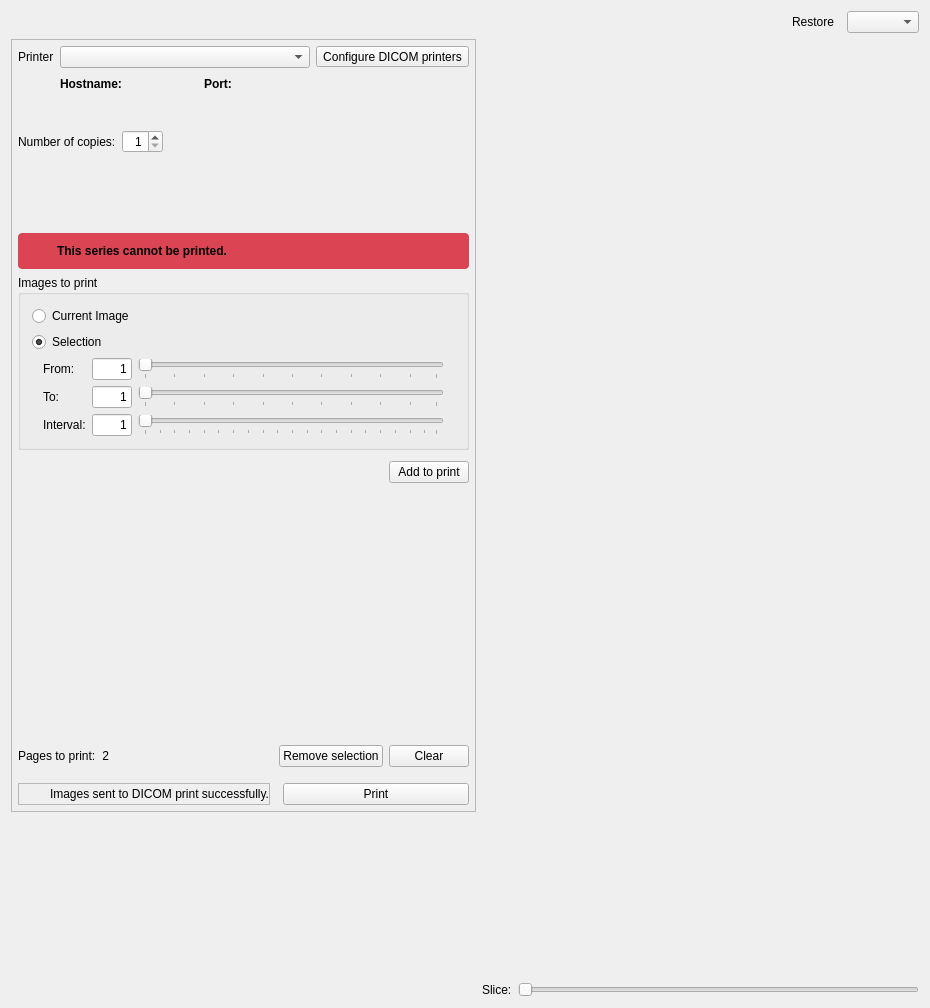
<?xml version="1.0" encoding="UTF-8"?>
<ui version="4.0">
 <class>QDicomPrintExtensionBase</class>
 <widget class="QWidget" name="QDicomPrintExtensionBase">
  <property name="geometry">
   <rect>
    <x>0</x>
    <y>0</y>
    <width>930</width>
    <height>1008</height>
   </rect>
  </property>
  <property name="sizePolicy">
   <sizepolicy hsizetype="Expanding" vsizetype="Expanding">
    <horstretch>0</horstretch>
    <verstretch>0</verstretch>
   </sizepolicy>
  </property>
  <property name="minimumSize">
   <size>
    <width>16</width>
    <height>16</height>
   </size>
  </property>
  <layout class="QGridLayout" name="gridLayout_2">
   <item row="0" column="0" colspan="2">
    <layout class="QHBoxLayout" name="horizontalLayout_3">
     <item>
      <spacer name="horizontalSpacer_4">
       <property name="orientation">
        <enum>Qt::Horizontal</enum>
       </property>
       <property name="sizeHint" stdset="0">
        <size>
         <width>40</width>
         <height>20</height>
        </size>
       </property>
      </spacer>
     </item>
     <item>
      <widget class="QToolButton" name="m_restoreToolButton">
       <property name="text">
        <string>Restore</string>
       </property>
       <property name="iconSize">
        <size>
         <width>32</width>
         <height>32</height>
        </size>
       </property>
       <property name="toolButtonStyle">
        <enum>Qt::ToolButtonIconOnly</enum>
       </property>
       <property name="autoRaise">
        <bool>true</bool>
       </property>
      </widget>
     </item>
     <item>
      <widget class="udg::QVoiLutComboBox" name="m_voiLutComboBox">
       <property name="sizePolicy">
        <sizepolicy hsizetype="Minimum" vsizetype="Fixed">
         <horstretch>0</horstretch>
         <verstretch>0</verstretch>
        </sizepolicy>
       </property>
       <property name="sizeAdjustPolicy">
        <enum>QComboBox::AdjustToContents</enum>
       </property>
      </widget>
     </item>
    </layout>
   </item>
   <item row="1" column="0">
    <layout class="QVBoxLayout" name="verticalLayout_2">
     <item>
      <widget class="QFrame" name="frame">
       <property name="maximumSize">
        <size>
         <width>500</width>
         <height>16777215</height>
        </size>
       </property>
       <property name="frameShape">
        <enum>QFrame::StyledPanel</enum>
       </property>
       <property name="frameShadow">
        <enum>QFrame::Raised</enum>
       </property>
       <property name="lineWidth">
        <number>0</number>
       </property>
       <layout class="QVBoxLayout" name="verticalLayout">
        <property name="leftMargin">
         <number>6</number>
        </property>
        <property name="topMargin">
         <number>6</number>
        </property>
        <property name="rightMargin">
         <number>6</number>
        </property>
        <property name="bottomMargin">
         <number>6</number>
        </property>
        <item>
         <layout class="QGridLayout" name="gridLayout_3">
          <item row="1" column="0">
           <widget class="QLabel" name="label_16">
            <property name="sizePolicy">
             <sizepolicy hsizetype="Preferred" vsizetype="Preferred">
              <horstretch>0</horstretch>
              <verstretch>0</verstretch>
             </sizepolicy>
            </property>
            <property name="text">
             <string>Printer</string>
            </property>
           </widget>
          </item>
          <item row="1" column="2" colspan="2">
           <widget class="QComboBox" name="m_selectedPrinterComboBox">
            <property name="minimumSize">
             <size>
              <width>250</width>
              <height>0</height>
             </size>
            </property>
           </widget>
          </item>
          <item row="3" column="2">
           <layout class="QHBoxLayout" name="horizontalLayout_13">
            <item>
             <widget class="QLabel" name="label_17">
              <property name="font">
               <font>
                <weight>75</weight>
                <bold>true</bold>
               </font>
              </property>
              <property name="text">
               <string>Hostname:</string>
              </property>
             </widget>
            </item>
            <item>
             <widget class="QLabel" name="m_hostNameLabel">
              <property name="minimumSize">
               <size>
                <width>70</width>
                <height>0</height>
               </size>
              </property>
              <property name="text">
               <string/>
              </property>
             </widget>
            </item>
            <item>
             <widget class="QLabel" name="label_18">
              <property name="font">
               <font>
                <weight>75</weight>
                <bold>true</bold>
               </font>
              </property>
              <property name="text">
               <string>Port:</string>
              </property>
             </widget>
            </item>
            <item>
             <widget class="QLabel" name="m_portLabel">
              <property name="text">
               <string/>
              </property>
             </widget>
            </item>
           </layout>
          </item>
          <item row="3" column="3" colspan="2">
           <spacer name="horizontalSpacer_12">
            <property name="orientation">
             <enum>Qt::Horizontal</enum>
            </property>
            <property name="sizeHint" stdset="0">
             <size>
              <width>40</width>
              <height>20</height>
             </size>
            </property>
           </spacer>
          </item>
          <item row="3" column="0">
           <widget class="QLabel" name="invisibleLabel">
            <property name="text">
             <string/>
            </property>
           </widget>
          </item>
          <item row="1" column="4">
           <widget class="QToolButton" name="m_configurationPrinterToolButton">
            <property name="text">
             <string>Configure DICOM printers</string>
            </property>
            <property name="icon">
             <iconset resource="../../../main/main.qrc">
              <normaloff>:/images/icons/configure.svg</normaloff>:/images/icons/configure.svg</iconset>
            </property>
            <property name="popupMode">
             <enum>QToolButton::DelayedPopup</enum>
            </property>
            <property name="toolButtonStyle">
             <enum>Qt::ToolButtonIconOnly</enum>
            </property>
           </widget>
          </item>
         </layout>
        </item>
        <item>
         <spacer name="verticalSpacer">
          <property name="orientation">
           <enum>Qt::Vertical</enum>
          </property>
          <property name="sizeHint" stdset="0">
           <size>
            <width>20</width>
            <height>30</height>
           </size>
          </property>
         </spacer>
        </item>
        <item>
         <layout class="QHBoxLayout" name="horizontalLayout">
          <item>
           <widget class="QLabel" name="label">
            <property name="text">
             <string>Number of copies:</string>
            </property>
           </widget>
          </item>
          <item>
           <widget class="QSpinBox" name="m_numberOfCopiesSpinBox">
            <property name="alignment">
             <set>Qt::AlignRight|Qt::AlignTrailing|Qt::AlignVCenter</set>
            </property>
            <property name="minimum">
             <number>1</number>
            </property>
           </widget>
          </item>
          <item>
           <spacer name="horizontalSpacer">
            <property name="orientation">
             <enum>Qt::Horizontal</enum>
            </property>
            <property name="sizeHint" stdset="0">
             <size>
              <width>40</width>
              <height>20</height>
             </size>
            </property>
           </spacer>
          </item>
         </layout>
        </item>
        <item>
         <spacer name="verticalSpacer_6">
          <property name="orientation">
           <enum>Qt::Vertical</enum>
          </property>
          <property name="sizeType">
           <enum>QSizePolicy::Fixed</enum>
          </property>
          <property name="sizeHint" stdset="0">
           <size>
            <width>385</width>
            <height>13</height>
           </size>
          </property>
         </spacer>
        </item>
        <item>
         <widget class="udg::QDicomPrinterBasicSettingsWidget" name="m_qdicomPrinterBasicSettingsWidget" native="true">
          <property name="enabled">
           <bool>false</bool>
          </property>
          <property name="sizePolicy">
           <sizepolicy hsizetype="Expanding" vsizetype="Expanding">
            <horstretch>0</horstretch>
            <verstretch>0</verstretch>
           </sizepolicy>
          </property>
          <property name="minimumSize">
           <size>
            <width>20</width>
            <height>50</height>
           </size>
          </property>
          <property name="maximumSize">
           <size>
            <width>100000</width>
            <height>100000</height>
           </size>
          </property>
         </widget>
        </item>
        <item>
         <spacer name="verticalSpacer_2">
          <property name="orientation">
           <enum>Qt::Vertical</enum>
          </property>
          <property name="sizeHint" stdset="0">
           <size>
            <width>20</width>
            <height>5</height>
           </size>
          </property>
         </spacer>
        </item>
        <item>
         <widget class="QFrame" name="m_noSupportedSeriesFrame">
          <property name="styleSheet">
           <string notr="true">#m_noSupportedSeriesFrame {
background-color: #da4453;
border-radius: 4px;
}</string>
          </property>
          <property name="frameShape">
           <enum>QFrame::StyledPanel</enum>
          </property>
          <property name="frameShadow">
           <enum>QFrame::Raised</enum>
          </property>
          <layout class="QHBoxLayout" name="horizontalLayout_2">
           <item>
            <widget class="QLabel" name="m_warningIcon">
             <property name="sizePolicy">
              <sizepolicy hsizetype="Fixed" vsizetype="Preferred">
               <horstretch>0</horstretch>
               <verstretch>0</verstretch>
              </sizepolicy>
             </property>
             <property name="minimumSize">
              <size>
               <width>22</width>
               <height>0</height>
              </size>
             </property>
             <property name="styleSheet">
              <string notr="true">image: url(:/images/icons/emblem-warning.svg);
margin-right: 5px;</string>
             </property>
            </widget>
           </item>
           <item>
            <widget class="QLabel" name="m_noSupportedSeriesMissage">
             <property name="font">
              <font>
               <weight>75</weight>
               <bold>true</bold>
              </font>
             </property>
             <property name="text">
              <string>This series cannot be printed.</string>
             </property>
             <property name="wordWrap">
              <bool>true</bool>
             </property>
            </widget>
           </item>
          </layout>
         </widget>
        </item>
        <item>
         <widget class="QGroupBox" name="groupBox_2">
          <property name="title">
           <string>Images to print</string>
          </property>
          <layout class="QVBoxLayout" name="verticalLayout_3">
           <item>
            <widget class="QRadioButton" name="m_currentImageRadioButton">
             <property name="text">
              <string>Current Image</string>
             </property>
            </widget>
           </item>
           <item>
            <widget class="QRadioButton" name="m_selectionImageRadioButton">
             <property name="text">
              <string>Selection</string>
             </property>
             <property name="checked">
              <bool>true</bool>
             </property>
            </widget>
           </item>
           <item>
            <widget class="QFrame" name="m_selectionImagesFrame">
             <property name="frameShape">
              <enum>QFrame::NoFrame</enum>
             </property>
             <property name="frameShadow">
              <enum>QFrame::Plain</enum>
             </property>
             <property name="lineWidth">
              <number>0</number>
             </property>
             <property name="midLineWidth">
              <number>0</number>
             </property>
             <layout class="QGridLayout" name="gridLayout">
              <property name="topMargin">
               <number>0</number>
              </property>
              <property name="bottomMargin">
               <number>0</number>
              </property>
              <item row="1" column="0">
               <widget class="QLabel" name="label_33">
                <property name="text">
                 <string>From:</string>
                </property>
               </widget>
              </item>
              <item row="1" column="1">
               <widget class="QLineEdit" name="m_fromImageLineEdit">
                <property name="maximumSize">
                 <size>
                  <width>40</width>
                  <height>16777215</height>
                 </size>
                </property>
                <property name="text">
                 <string>1</string>
                </property>
                <property name="maxLength">
                 <number>5</number>
                </property>
                <property name="alignment">
                 <set>Qt::AlignRight|Qt::AlignTrailing|Qt::AlignVCenter</set>
                </property>
               </widget>
              </item>
              <item row="1" column="2">
               <widget class="QSlider" name="m_fromImageSlider">
                <property name="minimum">
                 <number>1</number>
                </property>
                <property name="maximum">
                 <number>100</number>
                </property>
                <property name="orientation">
                 <enum>Qt::Horizontal</enum>
                </property>
                <property name="invertedAppearance">
                 <bool>false</bool>
                </property>
                <property name="invertedControls">
                 <bool>false</bool>
                </property>
                <property name="tickPosition">
                 <enum>QSlider::TicksBelow</enum>
                </property>
                <property name="tickInterval">
                 <number>10</number>
                </property>
               </widget>
              </item>
              <item row="2" column="0">
               <widget class="QLabel" name="label_31">
                <property name="text">
                 <string>To:</string>
                </property>
               </widget>
              </item>
              <item row="2" column="1">
               <widget class="QLineEdit" name="m_toImageLineEdit">
                <property name="maximumSize">
                 <size>
                  <width>40</width>
                  <height>16777215</height>
                 </size>
                </property>
                <property name="text">
                 <string>1</string>
                </property>
                <property name="maxLength">
                 <number>5</number>
                </property>
                <property name="alignment">
                 <set>Qt::AlignRight|Qt::AlignTrailing|Qt::AlignVCenter</set>
                </property>
               </widget>
              </item>
              <item row="2" column="2">
               <widget class="QSlider" name="m_toImageSlider">
                <property name="minimum">
                 <number>1</number>
                </property>
                <property name="maximum">
                 <number>100</number>
                </property>
                <property name="orientation">
                 <enum>Qt::Horizontal</enum>
                </property>
                <property name="invertedAppearance">
                 <bool>false</bool>
                </property>
                <property name="invertedControls">
                 <bool>false</bool>
                </property>
                <property name="tickPosition">
                 <enum>QSlider::TicksBelow</enum>
                </property>
                <property name="tickInterval">
                 <number>10</number>
                </property>
               </widget>
              </item>
              <item row="4" column="2">
               <widget class="QSlider" name="m_intervalImagesSlider">
                <property name="minimum">
                 <number>1</number>
                </property>
                <property name="maximum">
                 <number>100</number>
                </property>
                <property name="pageStep">
                 <number>5</number>
                </property>
                <property name="value">
                 <number>1</number>
                </property>
                <property name="orientation">
                 <enum>Qt::Horizontal</enum>
                </property>
                <property name="invertedAppearance">
                 <bool>false</bool>
                </property>
                <property name="invertedControls">
                 <bool>false</bool>
                </property>
                <property name="tickPosition">
                 <enum>QSlider::TicksBelow</enum>
                </property>
                <property name="tickInterval">
                 <number>5</number>
                </property>
               </widget>
              </item>
              <item row="4" column="1">
               <widget class="QLineEdit" name="m_intervalImagesLineEdit">
                <property name="sizePolicy">
                 <sizepolicy hsizetype="Expanding" vsizetype="Fixed">
                  <horstretch>0</horstretch>
                  <verstretch>0</verstretch>
                 </sizepolicy>
                </property>
                <property name="maximumSize">
                 <size>
                  <width>40</width>
                  <height>16777215</height>
                 </size>
                </property>
                <property name="text">
                 <string>1</string>
                </property>
                <property name="maxLength">
                 <number>3</number>
                </property>
                <property name="alignment">
                 <set>Qt::AlignRight|Qt::AlignTrailing|Qt::AlignVCenter</set>
                </property>
               </widget>
              </item>
              <item row="4" column="0">
               <widget class="QLabel" name="label_34">
                <property name="text">
                 <string>Interval:</string>
                </property>
               </widget>
              </item>
             </layout>
            </widget>
           </item>
          </layout>
         </widget>
        </item>
        <item>
         <spacer name="verticalSpacer_5">
          <property name="orientation">
           <enum>Qt::Vertical</enum>
          </property>
          <property name="sizeType">
           <enum>QSizePolicy::Fixed</enum>
          </property>
          <property name="sizeHint" stdset="0">
           <size>
            <width>20</width>
            <height>5</height>
           </size>
          </property>
         </spacer>
        </item>
        <item>
         <layout class="QHBoxLayout" name="horizontalLayout_6">
          <item>
           <spacer name="horizontalSpacer_5">
            <property name="orientation">
             <enum>Qt::Horizontal</enum>
            </property>
            <property name="sizeHint" stdset="0">
             <size>
              <width>40</width>
              <height>20</height>
             </size>
            </property>
           </spacer>
          </item>
          <item>
           <widget class="QPushButton" name="m_addToPrintButton">
            <property name="text">
             <string>Add to print</string>
            </property>
            <property name="icon">
             <iconset resource="../../../main/main.qrc">
              <normaloff>:/images/icons/list-add.svg</normaloff>:/images/icons/list-add.svg</iconset>
            </property>
           </widget>
          </item>
         </layout>
        </item>
        <item>
         <widget class="udg::QThumbnailsPreviewWidget" name="m_thumbnailsPreviewWidget" native="true">
          <property name="sizePolicy">
           <sizepolicy hsizetype="Expanding" vsizetype="Expanding">
            <horstretch>0</horstretch>
            <verstretch>0</verstretch>
           </sizepolicy>
          </property>
          <property name="minimumSize">
           <size>
            <width>0</width>
            <height>250</height>
           </size>
          </property>
         </widget>
        </item>
        <item>
         <layout class="QHBoxLayout" name="horizontalLayout_7">
          <item>
           <widget class="QLabel" name="label_32">
            <property name="text">
             <string>Pages to print:</string>
            </property>
           </widget>
          </item>
          <item>
           <widget class="QLabel" name="m_pagesToPrintLabel">
            <property name="text">
             <string>2</string>
            </property>
            <property name="alignment">
             <set>Qt::AlignRight|Qt::AlignTrailing|Qt::AlignVCenter</set>
            </property>
           </widget>
          </item>
          <item>
           <spacer name="horizontalSpacer_6">
            <property name="orientation">
             <enum>Qt::Horizontal</enum>
            </property>
            <property name="sizeHint" stdset="0">
             <size>
              <width>40</width>
              <height>20</height>
             </size>
            </property>
           </spacer>
          </item>
          <item>
           <widget class="QPushButton" name="m_removeSelectedDICOMImagesSelectionToPrintButton">
            <property name="text">
             <string>Remove selection</string>
            </property>
            <property name="icon">
             <iconset resource="../../../main/main.qrc">
              <normaloff>:/images/icons/edit-delete.svg</normaloff>:/images/icons/edit-delete.svg</iconset>
            </property>
           </widget>
          </item>
          <item>
           <widget class="QPushButton" name="m_clearDICOMImagesSelectionToPrintButton">
            <property name="text">
             <string>Clear</string>
            </property>
            <property name="icon">
             <iconset resource="../../../main/main.qrc">
              <normaloff>:/images/icons/edit-clear.svg</normaloff>:/images/icons/edit-clear.svg</iconset>
            </property>
           </widget>
          </item>
         </layout>
        </item>
        <item>
         <spacer name="verticalSpacer_3">
          <property name="orientation">
           <enum>Qt::Vertical</enum>
          </property>
          <property name="sizeHint" stdset="0">
           <size>
            <width>20</width>
            <height>10</height>
           </size>
          </property>
         </spacer>
        </item>
        <item>
         <layout class="QHBoxLayout" name="horizontalLayout_11">
          <item>
           <widget class="QFrame" name="m_sentToPrintSuccessfullyFrame">
            <property name="frameShape">
             <enum>QFrame::StyledPanel</enum>
            </property>
            <property name="frameShadow">
             <enum>QFrame::Raised</enum>
            </property>
            <layout class="QGridLayout" name="gridLayout_4">
             <property name="leftMargin">
              <number>0</number>
             </property>
             <property name="topMargin">
              <number>0</number>
             </property>
             <property name="rightMargin">
              <number>0</number>
             </property>
             <property name="bottomMargin">
              <number>0</number>
             </property>
             <property name="spacing">
              <number>0</number>
             </property>
             <item row="0" column="2">
              <widget class="QLabel" name="label_2">
               <property name="text">
                <string>Images sent to DICOM print successfully.</string>
               </property>
              </widget>
             </item>
             <item row="0" column="0">
              <widget class="QLabel" name="label_3">
               <property name="minimumSize">
                <size>
                 <width>22</width>
                 <height>0</height>
                </size>
               </property>
               <property name="styleSheet">
                <string notr="true">image: url(:/images/icons/emblem-success.svg);
margin-right: 5px;</string>
               </property>
              </widget>
             </item>
             <item row="0" column="1">
              <spacer name="horizontalSpacer_3">
               <property name="orientation">
                <enum>Qt::Horizontal</enum>
               </property>
               <property name="sizeType">
                <enum>QSizePolicy::Fixed</enum>
               </property>
               <property name="sizeHint" stdset="0">
                <size>
                 <width>9</width>
                 <height>20</height>
                </size>
               </property>
              </spacer>
             </item>
            </layout>
           </widget>
          </item>
          <item>
           <spacer name="horizontalSpacer_2">
            <property name="orientation">
             <enum>Qt::Horizontal</enum>
            </property>
            <property name="sizeType">
             <enum>QSizePolicy::Maximum</enum>
            </property>
            <property name="sizeHint" stdset="0">
             <size>
              <width>7</width>
              <height>20</height>
             </size>
            </property>
           </spacer>
          </item>
          <item>
           <widget class="QPushButton" name="m_printButton">
            <property name="text">
             <string>Print</string>
            </property>
            <property name="icon">
             <iconset resource="../../../main/main.qrc">
              <normaloff>:/images/icons/document-print.svg</normaloff>:/images/icons/document-print.svg</iconset>
            </property>
           </widget>
          </item>
         </layout>
        </item>
       </layout>
      </widget>
     </item>
     <item>
      <spacer name="verticalSpacer_4">
       <property name="orientation">
        <enum>Qt::Vertical</enum>
       </property>
       <property name="sizeHint" stdset="0">
        <size>
         <width>17</width>
         <height>111</height>
        </size>
       </property>
      </spacer>
     </item>
    </layout>
   </item>
   <item row="1" column="1">
    <layout class="QVBoxLayout" name="verticalLayout_4">
     <item>
      <widget class="udg::Q2DViewer" name="m_2DView" native="true">
       <property name="sizePolicy">
        <sizepolicy hsizetype="Expanding" vsizetype="Expanding">
         <horstretch>0</horstretch>
         <verstretch>0</verstretch>
        </sizepolicy>
       </property>
       <property name="maximumSize">
        <size>
         <width>100000</width>
         <height>100000</height>
        </size>
       </property>
      </widget>
     </item>
     <item>
      <layout class="QHBoxLayout" name="horizontalLayout_5">
       <item>
        <widget class="QLabel" name="label_6">
         <property name="text">
          <string>Slice:</string>
         </property>
        </widget>
       </item>
       <item>
        <widget class="QSlider" name="m_sliceViewSlider">
         <property name="orientation">
          <enum>Qt::Horizontal</enum>
         </property>
        </widget>
       </item>
      </layout>
     </item>
    </layout>
   </item>
  </layout>
 </widget>
 <layoutdefault spacing="6" margin="11"/>
 <customwidgets>
  <customwidget>
   <class>udg::Q2DViewer</class>
   <extends>QWidget</extends>
   <header>q2dviewer.h</header>
  </customwidget>
  <customwidget>
   <class>udg::QDicomPrinterBasicSettingsWidget</class>
   <extends>QWidget</extends>
   <header>qdicomprinterbasicsettingswidget.h</header>
  </customwidget>
  <customwidget>
   <class>udg::QThumbnailsPreviewWidget</class>
   <extends>QWidget</extends>
   <header>qthumbnailspreviewwidget.h</header>
  </customwidget>
  <customwidget>
   <class>udg::QVoiLutComboBox</class>
   <extends>QComboBox</extends>
   <header>qvoilutcombobox.h</header>
  </customwidget>
 </customwidgets>
 <resources>
  <include location="../../../main/main.qrc"/>
  <include location="../../../main/main.qrc"/>
 </resources>
 <connections/>
</ui>
